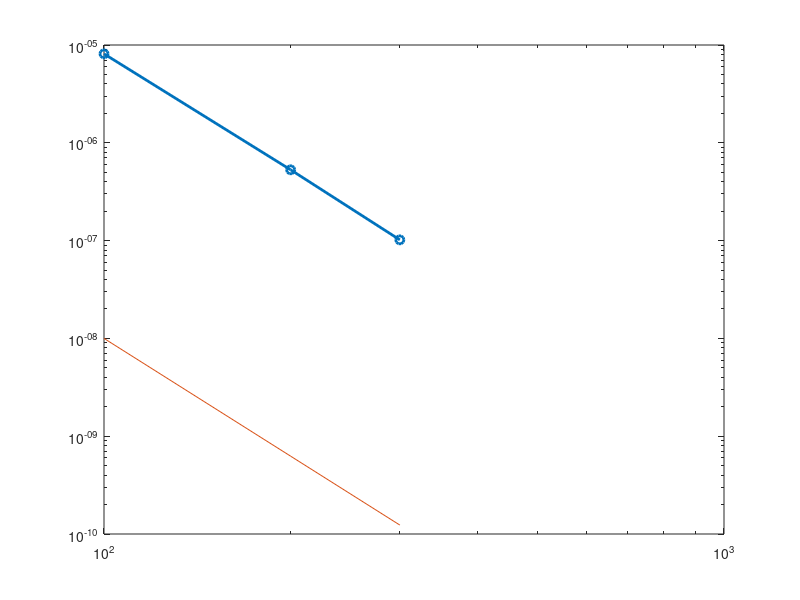

MATLAB code to generate this figure: (Note: this script raises an error after producing the figure.)
N= [ 100, 200, 300 ];
maxE = [ 8.1239e-06, 5.2967e-07, 1.018e-07];


figure(1); clf();
loglog(N,maxE,'o-', 'LineWidth', 2)
hold on; 
loglog(N, (1./N).^4, 'LineStyle', '-')

ax = gca;
ax.YAxis.FontSize = 13;
ax.XAxis.FontSize = 13;

title('Error by change in number of max points','Interpreter','latex', 'FontSize', 24);
xlabel('number of max points','Interpreter','latex', 'FontSize', 18)
ylabel('max error relative to a fine grid','Interpreter','latex', 'FontSize', 18)